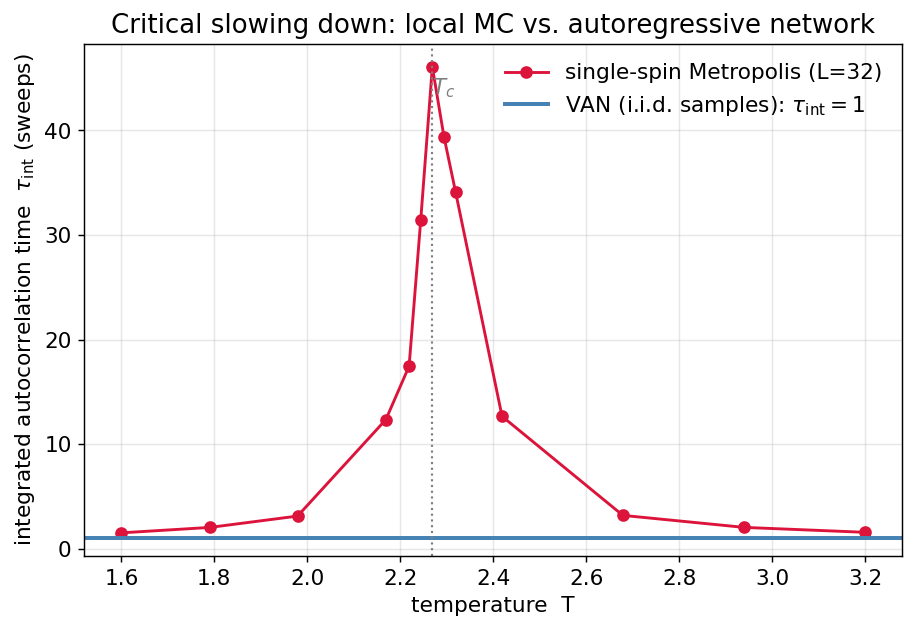

Generate this figure with Python:
"""
critical_slowing_down.py
========================
The physics thesis of the VAN paper, made visible.

Local Monte Carlo (single-spin Metropolis) suffers *critical slowing down*:
near the critical temperature Tc the integrated autocorrelation time tau_int of
observables diverges (as a power of the correlation length / system size), so
successive samples are highly correlated and the effective sample size collapses.

A variational autoregressive network draws configurations INDEPENDENTLY (each
sample is a fresh sequential draw from q_theta), so its autocorrelation time is
tau_int = 1 by construction, at every temperature -- there is no Markov chain.

This script measures tau_int(T) for Metropolis on an L x L lattice and plots it
against the flat VAN baseline. (The classical algorithmic remedy is a cluster
update such as Wolff/Swendsen-Wang; VAN is a learned, model-agnostic alternative
that also yields a direct free-energy estimate, which cluster methods do not.)
"""
import time
import numpy as np
import matplotlib
matplotlib.use("Agg")
import matplotlib.pyplot as plt

TC = 2.0 / np.log(1 + np.sqrt(2))


def metropolis_energy_series(L, T, n_sweeps, burn_frac=0.2, seed=0):
    """Checkerboard (vectorized) Metropolis. Returns energy-per-spin per sweep."""
    rng = np.random.default_rng(seed)
    beta = 1.0 / T
    s = rng.choice([-1.0, 1.0], size=(L, L))
    ii, jj = np.indices((L, L))
    even = (ii + jj) % 2 == 0
    odd = ~even
    burn = int(burn_frac * n_sweeps)
    E = np.empty(n_sweeps - burn)

    def neigh(x):
        return (np.roll(x, 1, 0) + np.roll(x, -1, 0)
                + np.roll(x, 1, 1) + np.roll(x, -1, 1))

    for sweep in range(n_sweeps):
        for mask in (even, odd):
            dE = 2.0 * s * neigh(s)                       # deltaE if flipped
            accept = (rng.random((L, L)) < np.exp(-beta * dE)) & mask
            s[accept] *= -1
        if sweep >= burn:
            right = s * np.roll(s, -1, 1)
            down = s * np.roll(s, -1, 0)
            E[sweep - burn] = -(right.sum() + down.sum()) / (L * L)
    return E


def integrated_autocorr_time(x, c=6.0):
    """Sokal automatic-windowing estimator of tau_int for a 1D series."""
    x = np.asarray(x, float)
    x = x - x.mean()
    n = len(x)
    # autocovariance via FFT
    f = np.fft.rfft(x, n=2 * n)
    acov = np.fft.irfft(f * np.conj(f))[:n].real / (n - np.arange(n))
    if acov[0] <= 0:
        return 1.0
    rho = acov / acov[0]
    tau = 1.0
    for W in range(1, n):
        tau = 1.0 + 2.0 * rho[1:W + 1].sum()
        if W >= c * tau:                                   # window self-consistent
            break
    return max(1.0, tau)


def main():
    L = 32
    n_sweeps = 60000
    temps = np.round(np.concatenate([
        np.linspace(1.6, TC - 0.1, 4),
        np.linspace(TC - 0.05, TC + 0.05, 5),
        np.linspace(TC + 0.15, 3.2, 4),
    ]), 3)
    temps = np.unique(temps)

    print(f"Metropolis critical slowing down, L={L}, {n_sweeps} sweeps/T")
    taus, t0 = [], time.time()
    for T in temps:
        E = metropolis_energy_series(L, float(T), n_sweeps, seed=1)
        tau = integrated_autocorr_time(E)
        taus.append(tau)
        print(f"  T={T:5.3f}  tau_int(E) = {tau:6.1f}   [{time.time()-t0:.0f}s]")
    taus = np.array(taus)

    plt.rcParams.update({"font.size": 12, "figure.dpi": 130})
    fig, ax = plt.subplots(figsize=(7.2, 5))
    ax.plot(temps, taus, "o-", color="crimson", lw=1.6,
            label=f"single-spin Metropolis (L={L})")
    ax.axhline(1.0, color="steelblue", lw=2.2,
               label="VAN (i.i.d. samples): "r"$\tau_{\mathrm{int}}=1$")
    ax.axvline(TC, color="gray", ls=":", lw=1.2)
    ax.annotate(r"$T_c$", (TC, ax.get_ylim()[1]*0.9), color="gray")
    ax.set_xlabel("temperature  T")
    ax.set_ylabel(r"integrated autocorrelation time  $\tau_{\mathrm{int}}$ (sweeps)")
    ax.set_title("Critical slowing down: local MC vs. autoregressive network")
    ax.legend(frameon=False)
    ax.grid(alpha=0.3)
    fig.tight_layout()
    fig.savefig("critical_slowing_down.png", bbox_inches="tight")
    np.savetxt("critical_slowing_down.csv",
               np.column_stack([temps, taus]),
               header="T,tau_int_metropolis", delimiter=",", comments="")
    print("Saved critical_slowing_down.png / .csv  "
          f"(total {time.time()-t0:.0f}s)")


if __name__ == "__main__":
    main()
